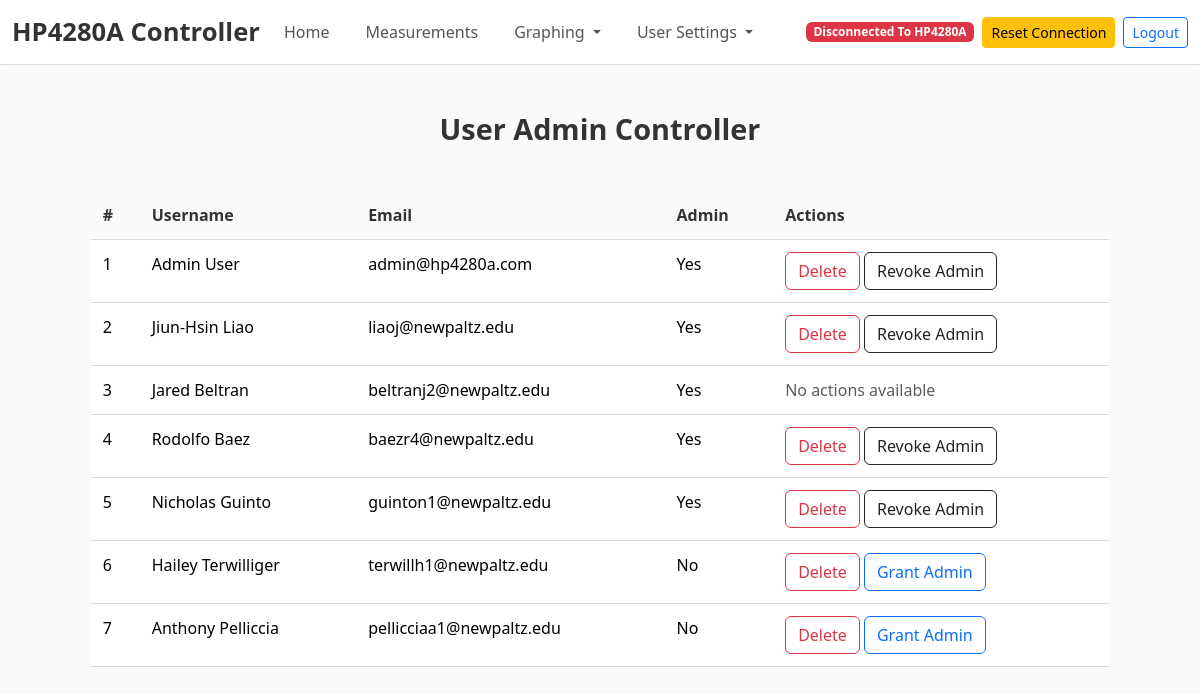
/documentation (signed in), run on an earlier commit of the app's database.
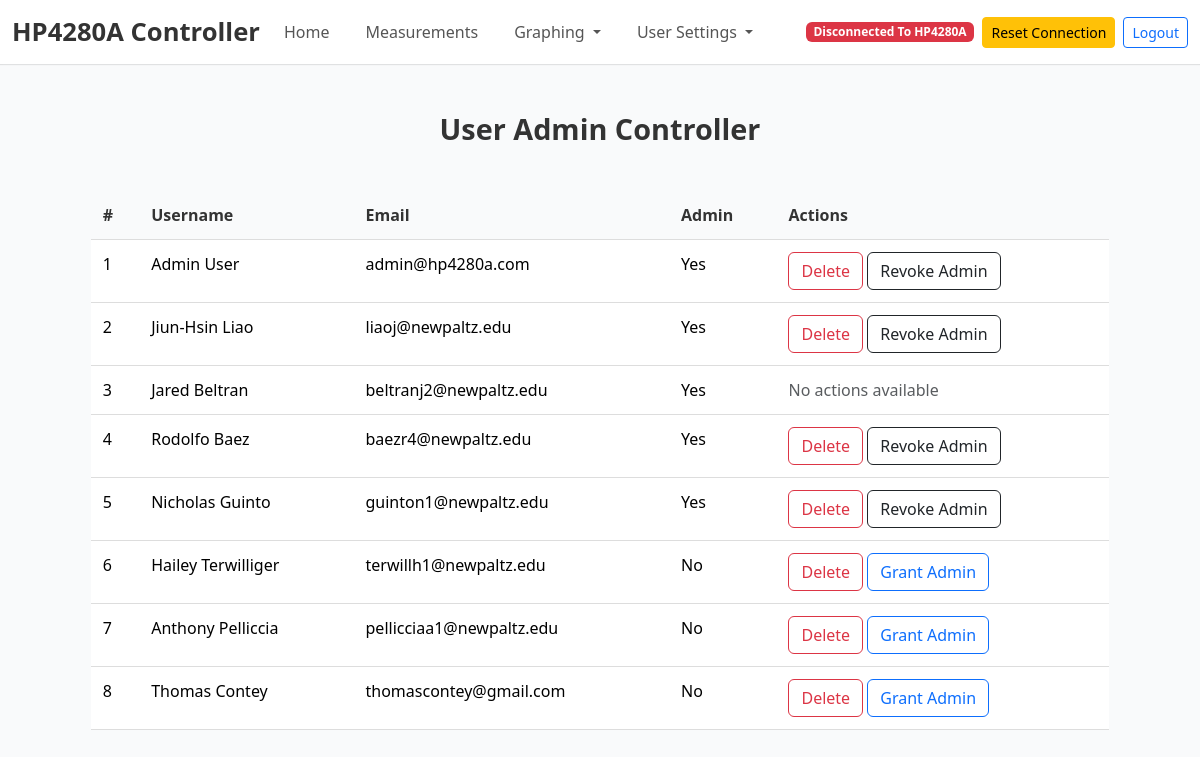
And on a later commit of the database.
### tables this page shows
CREATE TABLE users (
            id INTEGER PRIMARY KEY AUTOINCREMENT,
            first_name TEXT NOT NULL,
            last_name TEXT NOT NULL,
            email TEXT NOT NULL UNIQUE,
            password TEXT NOT NULL,
            is_admin INTEGER NOT NULL DEFAULT 0
        );

### main.py (the view, shortened to what this page needs)
@app.route('/documentation', methods=["GET", "POST"])
def documentation():
    if 'email' not in session:
        flash("Please log in to access this page.", "error")
        return redirect(url_for("login"))
    user = get_user_by_email(session['email'])
    if not user:
        flash("User not found. Please log in again.", "error")
        return redirect(url_for("login"))
    if user[5] == 0:  # Check the `is_admin` value
        flash("You do not have permission to access this page.", "error")
        return redirect(url_for("login"))
    conn = sqlite3.connect(DB_path)
    cursor = conn.cursor()
    cursor.execute("SELECT first_name, last_name, email, id, is_admin FROM users WHERE email != 'demo@hp4280a.com'")
    users = cursor.fetchall()
    conn.close()
    return render_template("documentation.html", users=users, logged_in_email=session['email'])

### database.py (called while the page is built)
def get_user_by_email(email):
    conn = sqlite3.connect(DB_path)
    cursor = conn.cursor()
    cursor.execute('''
        SELECT * FROM users WHERE email = ?
    ''', (email,))
    user = cursor.fetchone()
    conn.close()
    return user

### main.py (called while the page is built, shortened)
@app.context_processor
def inject_user_info():
    if 'email' in session:
        user = get_user_by_email(session['email'])
        if user:
            return {
                'username': f"{user[1]} {user[2]}",  # First name and last name
                'user_id': user[0],  # User ID
                'email': user[3],  # Email
                'is_admin': user[5] == 1  # Check if the user is an admin (assuming `is_admin` is the 6th column)
            }

@app.context_processor
def inject_connection_status():
    return {
        'connection_status': 'failure',
        'terminal_output': ["No connection."]
    }

### templates/documentation.html (shortened to what this page needs)
{% extends "base.html" %}
{% block content %}
<h3 class="text-center mt-5 mb-4">User Admin Controller</h3>
<div class="table-container">
    <table class="table">
        <thead>
            <tr>
                <th>#</th>
                <th>Username</th>
                <th>Email</th>
                <th>Admin</th>
                <th>Actions</th>
            </tr>
        </thead>
        <tbody>
            {% for user in users %}
            <tr>
                <td>{{ loop.index }}</td>
                <td>{{ user[0] }} {{ user[1] }}</td>
                <td>{{ user[2] }}</td>
                <td>{{ "Yes" if user[4] == 1 else "No" }}</td>
                <td class="action-buttons">
                    {% if user[2] != logged_in_email %}
                        <form method="POST" action="{{ url_for('documentation') }}" style="display:inline;" onsubmit="return confirmDelete()">
                            <button type="submit" name="action" value="delete" class="btn btn-outline-danger">Delete</button>
                        </form>
                        {% if user[4] == 0 %}
                        <form method="POST" action="{{ url_for('documentation') }}" style="display:inline;">
                            <button type="submit" name="action" value="grant_admin" class="btn btn-outline-primary">Grant Admin</button>
                        </form>
                        {% else %}
                        <form method="POST" action="{{ url_for('documentation') }}" style="display:inline;">
                            <button type="submit" name="action" value="revoke_admin" class="btn btn-outline-dark">Revoke Admin</button>
                        </form>
                        {% endif %}
                    {% else %}
                        <span class="text-muted">No actions available</span>
                    {% endif %}
                </td>
            </tr>
            {% endfor %}
        </tbody>
    </table>
</div>
{% endblock %}

What changed in the data, as far as the page shows it:
added users: first_name "Thomas", last_name "Contey", email "thomascontey@gmail.com", is_admin "No"
